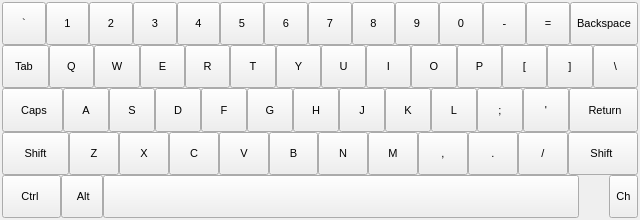
<?xml version="1.0" encoding="UTF-8"?>
<ui version="4.0">
 <class>QVirtualKeyboard</class>
 <widget class="QWidget" name="QVirtualKeyboard">
  <property name="geometry">
   <rect>
    <x>0</x>
    <y>0</y>
    <width>640</width>
    <height>220</height>
   </rect>
  </property>
  <property name="sizePolicy">
   <sizepolicy hsizetype="Preferred" vsizetype="Preferred">
    <horstretch>0</horstretch>
    <verstretch>0</verstretch>
   </sizepolicy>
  </property>
  <property name="minimumSize">
   <size>
    <width>520</width>
    <height>187</height>
   </size>
  </property>
  <property name="windowTitle">
   <string>Form</string>
  </property>
  <layout class="QVBoxLayout" name="verticalLayout">
   <property name="spacing">
    <number>0</number>
   </property>
   <property name="margin">
    <number>2</number>
   </property>
   <item>
    <layout class="QVBoxLayout" name="verticalLayout_2">
     <property name="spacing">
      <number>0</number>
     </property>
     <property name="sizeConstraint">
      <enum>QLayout::SetDefaultConstraint</enum>
     </property>
     <item>
      <layout class="QHBoxLayout" name="horizontalLayout">
       <property name="spacing">
        <number>0</number>
       </property>
       <item>
        <widget class="QToolButton" name="btnTilt">
         <property name="sizePolicy">
          <sizepolicy hsizetype="Expanding" vsizetype="Expanding">
           <horstretch>0</horstretch>
           <verstretch>0</verstretch>
          </sizepolicy>
         </property>
         <property name="font">
          <font>
           <pointsize>8</pointsize>
          </font>
         </property>
         <property name="accessibleName">
          <string>0x60</string>
         </property>
         <property name="text">
          <string>`</string>
         </property>
         <property name="autoRepeat">
          <bool>true</bool>
         </property>
        </widget>
       </item>
       <item>
        <widget class="QToolButton" name="btn1">
         <property name="sizePolicy">
          <sizepolicy hsizetype="Expanding" vsizetype="Expanding">
           <horstretch>0</horstretch>
           <verstretch>0</verstretch>
          </sizepolicy>
         </property>
         <property name="font">
          <font>
           <pointsize>8</pointsize>
          </font>
         </property>
         <property name="accessibleName">
          <string>0x31</string>
         </property>
         <property name="text">
          <string>1</string>
         </property>
         <property name="autoRepeat">
          <bool>true</bool>
         </property>
        </widget>
       </item>
       <item>
        <widget class="QToolButton" name="btn2">
         <property name="sizePolicy">
          <sizepolicy hsizetype="Expanding" vsizetype="Expanding">
           <horstretch>0</horstretch>
           <verstretch>0</verstretch>
          </sizepolicy>
         </property>
         <property name="font">
          <font>
           <pointsize>8</pointsize>
          </font>
         </property>
         <property name="accessibleName">
          <string>0x32</string>
         </property>
         <property name="text">
          <string>2</string>
         </property>
         <property name="autoRepeat">
          <bool>true</bool>
         </property>
        </widget>
       </item>
       <item>
        <widget class="QToolButton" name="btn3">
         <property name="sizePolicy">
          <sizepolicy hsizetype="Expanding" vsizetype="Expanding">
           <horstretch>0</horstretch>
           <verstretch>0</verstretch>
          </sizepolicy>
         </property>
         <property name="font">
          <font>
           <pointsize>8</pointsize>
          </font>
         </property>
         <property name="accessibleName">
          <string>0x33</string>
         </property>
         <property name="text">
          <string>3</string>
         </property>
         <property name="autoRepeat">
          <bool>true</bool>
         </property>
        </widget>
       </item>
       <item>
        <widget class="QToolButton" name="btn4">
         <property name="sizePolicy">
          <sizepolicy hsizetype="Expanding" vsizetype="Expanding">
           <horstretch>0</horstretch>
           <verstretch>0</verstretch>
          </sizepolicy>
         </property>
         <property name="font">
          <font>
           <pointsize>8</pointsize>
          </font>
         </property>
         <property name="accessibleName">
          <string>0x34</string>
         </property>
         <property name="text">
          <string>4</string>
         </property>
         <property name="autoRepeat">
          <bool>true</bool>
         </property>
        </widget>
       </item>
       <item>
        <widget class="QToolButton" name="btn5">
         <property name="sizePolicy">
          <sizepolicy hsizetype="Expanding" vsizetype="Expanding">
           <horstretch>0</horstretch>
           <verstretch>0</verstretch>
          </sizepolicy>
         </property>
         <property name="font">
          <font>
           <pointsize>8</pointsize>
          </font>
         </property>
         <property name="accessibleName">
          <string>0x35</string>
         </property>
         <property name="text">
          <string>5</string>
         </property>
         <property name="autoRepeat">
          <bool>true</bool>
         </property>
        </widget>
       </item>
       <item>
        <widget class="QToolButton" name="btn6">
         <property name="sizePolicy">
          <sizepolicy hsizetype="Expanding" vsizetype="Expanding">
           <horstretch>0</horstretch>
           <verstretch>0</verstretch>
          </sizepolicy>
         </property>
         <property name="font">
          <font>
           <pointsize>8</pointsize>
          </font>
         </property>
         <property name="accessibleName">
          <string>0x36</string>
         </property>
         <property name="text">
          <string>6</string>
         </property>
         <property name="autoRepeat">
          <bool>true</bool>
         </property>
        </widget>
       </item>
       <item>
        <widget class="QToolButton" name="btn7">
         <property name="sizePolicy">
          <sizepolicy hsizetype="Expanding" vsizetype="Expanding">
           <horstretch>0</horstretch>
           <verstretch>0</verstretch>
          </sizepolicy>
         </property>
         <property name="font">
          <font>
           <pointsize>8</pointsize>
          </font>
         </property>
         <property name="accessibleName">
          <string>0x37</string>
         </property>
         <property name="text">
          <string>7</string>
         </property>
         <property name="autoRepeat">
          <bool>true</bool>
         </property>
        </widget>
       </item>
       <item>
        <widget class="QToolButton" name="btn8">
         <property name="sizePolicy">
          <sizepolicy hsizetype="Expanding" vsizetype="Expanding">
           <horstretch>0</horstretch>
           <verstretch>0</verstretch>
          </sizepolicy>
         </property>
         <property name="font">
          <font>
           <pointsize>8</pointsize>
          </font>
         </property>
         <property name="accessibleName">
          <string>0x38</string>
         </property>
         <property name="text">
          <string>8</string>
         </property>
         <property name="autoRepeat">
          <bool>true</bool>
         </property>
        </widget>
       </item>
       <item>
        <widget class="QToolButton" name="btn9">
         <property name="sizePolicy">
          <sizepolicy hsizetype="Expanding" vsizetype="Expanding">
           <horstretch>0</horstretch>
           <verstretch>0</verstretch>
          </sizepolicy>
         </property>
         <property name="font">
          <font>
           <pointsize>8</pointsize>
          </font>
         </property>
         <property name="accessibleName">
          <string>0x39</string>
         </property>
         <property name="text">
          <string>9</string>
         </property>
         <property name="autoRepeat">
          <bool>true</bool>
         </property>
        </widget>
       </item>
       <item>
        <widget class="QToolButton" name="btn0">
         <property name="sizePolicy">
          <sizepolicy hsizetype="Expanding" vsizetype="Expanding">
           <horstretch>0</horstretch>
           <verstretch>0</verstretch>
          </sizepolicy>
         </property>
         <property name="font">
          <font>
           <pointsize>8</pointsize>
          </font>
         </property>
         <property name="accessibleName">
          <string>0x30</string>
         </property>
         <property name="text">
          <string>0</string>
         </property>
         <property name="autoRepeat">
          <bool>true</bool>
         </property>
        </widget>
       </item>
       <item>
        <widget class="QToolButton" name="btnHiphen">
         <property name="sizePolicy">
          <sizepolicy hsizetype="Expanding" vsizetype="Expanding">
           <horstretch>0</horstretch>
           <verstretch>0</verstretch>
          </sizepolicy>
         </property>
         <property name="font">
          <font>
           <pointsize>8</pointsize>
          </font>
         </property>
         <property name="accessibleName">
          <string>0x2d</string>
         </property>
         <property name="text">
          <string>-</string>
         </property>
         <property name="autoRepeat">
          <bool>true</bool>
         </property>
        </widget>
       </item>
       <item>
        <widget class="QToolButton" name="btnAssign">
         <property name="sizePolicy">
          <sizepolicy hsizetype="Expanding" vsizetype="Expanding">
           <horstretch>0</horstretch>
           <verstretch>0</verstretch>
          </sizepolicy>
         </property>
         <property name="font">
          <font>
           <pointsize>8</pointsize>
          </font>
         </property>
         <property name="accessibleName">
          <string>13</string>
         </property>
         <property name="text">
          <string>=</string>
         </property>
         <property name="autoRepeat">
          <bool>true</bool>
         </property>
        </widget>
       </item>
       <item>
        <widget class="QToolButton" name="btnBackSpace">
         <property name="sizePolicy">
          <sizepolicy hsizetype="Expanding" vsizetype="Expanding">
           <horstretch>0</horstretch>
           <verstretch>0</verstretch>
          </sizepolicy>
         </property>
         <property name="font">
          <font>
           <pointsize>8</pointsize>
          </font>
         </property>
         <property name="accessibleName">
          <string>0x01000003</string>
         </property>
         <property name="text">
          <string>Backspace</string>
         </property>
         <property name="autoRepeat">
          <bool>true</bool>
         </property>
        </widget>
       </item>
      </layout>
     </item>
     <item>
      <layout class="QHBoxLayout" name="horizontalLayout_2">
       <property name="spacing">
        <number>0</number>
       </property>
       <item>
        <widget class="QToolButton" name="btnTab">
         <property name="sizePolicy">
          <sizepolicy hsizetype="Expanding" vsizetype="Expanding">
           <horstretch>0</horstretch>
           <verstretch>0</verstretch>
          </sizepolicy>
         </property>
         <property name="font">
          <font>
           <pointsize>8</pointsize>
          </font>
         </property>
         <property name="accessibleName">
          <string>0x01000001</string>
         </property>
         <property name="text">
          <string>  Tab   </string>
         </property>
         <property name="autoRepeat">
          <bool>true</bool>
         </property>
        </widget>
       </item>
       <item>
        <widget class="QToolButton" name="btnQ">
         <property name="sizePolicy">
          <sizepolicy hsizetype="Expanding" vsizetype="Expanding">
           <horstretch>0</horstretch>
           <verstretch>0</verstretch>
          </sizepolicy>
         </property>
         <property name="font">
          <font>
           <pointsize>8</pointsize>
          </font>
         </property>
         <property name="accessibleName">
          <string>0x51</string>
         </property>
         <property name="text">
          <string>Q</string>
         </property>
         <property name="autoRepeat">
          <bool>true</bool>
         </property>
        </widget>
       </item>
       <item>
        <widget class="QToolButton" name="btnW">
         <property name="sizePolicy">
          <sizepolicy hsizetype="Expanding" vsizetype="Expanding">
           <horstretch>0</horstretch>
           <verstretch>0</verstretch>
          </sizepolicy>
         </property>
         <property name="font">
          <font>
           <pointsize>8</pointsize>
          </font>
         </property>
         <property name="accessibleName">
          <string>0x57</string>
         </property>
         <property name="text">
          <string>W</string>
         </property>
         <property name="autoRepeat">
          <bool>true</bool>
         </property>
        </widget>
       </item>
       <item>
        <widget class="QToolButton" name="btnE">
         <property name="sizePolicy">
          <sizepolicy hsizetype="Expanding" vsizetype="Expanding">
           <horstretch>0</horstretch>
           <verstretch>0</verstretch>
          </sizepolicy>
         </property>
         <property name="font">
          <font>
           <pointsize>8</pointsize>
          </font>
         </property>
         <property name="accessibleName">
          <string>0x45</string>
         </property>
         <property name="text">
          <string>E</string>
         </property>
         <property name="autoRepeat">
          <bool>true</bool>
         </property>
        </widget>
       </item>
       <item>
        <widget class="QToolButton" name="btnR">
         <property name="sizePolicy">
          <sizepolicy hsizetype="Expanding" vsizetype="Expanding">
           <horstretch>0</horstretch>
           <verstretch>0</verstretch>
          </sizepolicy>
         </property>
         <property name="font">
          <font>
           <pointsize>8</pointsize>
          </font>
         </property>
         <property name="accessibleName">
          <string>0x52</string>
         </property>
         <property name="text">
          <string>R</string>
         </property>
         <property name="autoRepeat">
          <bool>true</bool>
         </property>
        </widget>
       </item>
       <item>
        <widget class="QToolButton" name="btnT">
         <property name="sizePolicy">
          <sizepolicy hsizetype="Expanding" vsizetype="Expanding">
           <horstretch>0</horstretch>
           <verstretch>0</verstretch>
          </sizepolicy>
         </property>
         <property name="font">
          <font>
           <pointsize>8</pointsize>
          </font>
         </property>
         <property name="accessibleName">
          <string>0x54</string>
         </property>
         <property name="text">
          <string>T</string>
         </property>
         <property name="autoRepeat">
          <bool>true</bool>
         </property>
        </widget>
       </item>
       <item>
        <widget class="QToolButton" name="btnY">
         <property name="sizePolicy">
          <sizepolicy hsizetype="Expanding" vsizetype="Expanding">
           <horstretch>0</horstretch>
           <verstretch>0</verstretch>
          </sizepolicy>
         </property>
         <property name="font">
          <font>
           <pointsize>8</pointsize>
          </font>
         </property>
         <property name="accessibleName">
          <string>0x59</string>
         </property>
         <property name="text">
          <string>Y</string>
         </property>
         <property name="autoRepeat">
          <bool>true</bool>
         </property>
        </widget>
       </item>
       <item>
        <widget class="QToolButton" name="btnU">
         <property name="sizePolicy">
          <sizepolicy hsizetype="Expanding" vsizetype="Expanding">
           <horstretch>0</horstretch>
           <verstretch>0</verstretch>
          </sizepolicy>
         </property>
         <property name="font">
          <font>
           <pointsize>8</pointsize>
          </font>
         </property>
         <property name="accessibleName">
          <string>0x55</string>
         </property>
         <property name="text">
          <string>U</string>
         </property>
         <property name="autoRepeat">
          <bool>true</bool>
         </property>
        </widget>
       </item>
       <item>
        <widget class="QToolButton" name="btnI">
         <property name="sizePolicy">
          <sizepolicy hsizetype="Expanding" vsizetype="Expanding">
           <horstretch>0</horstretch>
           <verstretch>0</verstretch>
          </sizepolicy>
         </property>
         <property name="font">
          <font>
           <pointsize>8</pointsize>
          </font>
         </property>
         <property name="accessibleName">
          <string>0x49</string>
         </property>
         <property name="text">
          <string>I</string>
         </property>
         <property name="autoRepeat">
          <bool>true</bool>
         </property>
        </widget>
       </item>
       <item>
        <widget class="QToolButton" name="btnO">
         <property name="sizePolicy">
          <sizepolicy hsizetype="Expanding" vsizetype="Expanding">
           <horstretch>0</horstretch>
           <verstretch>0</verstretch>
          </sizepolicy>
         </property>
         <property name="font">
          <font>
           <pointsize>8</pointsize>
          </font>
         </property>
         <property name="accessibleName">
          <string>0x4f</string>
         </property>
         <property name="text">
          <string>O</string>
         </property>
         <property name="autoRepeat">
          <bool>true</bool>
         </property>
        </widget>
       </item>
       <item>
        <widget class="QToolButton" name="btnP">
         <property name="sizePolicy">
          <sizepolicy hsizetype="Expanding" vsizetype="Expanding">
           <horstretch>0</horstretch>
           <verstretch>0</verstretch>
          </sizepolicy>
         </property>
         <property name="font">
          <font>
           <pointsize>8</pointsize>
          </font>
         </property>
         <property name="accessibleName">
          <string>0x50</string>
         </property>
         <property name="text">
          <string>P</string>
         </property>
         <property name="autoRepeat">
          <bool>true</bool>
         </property>
        </widget>
       </item>
       <item>
        <widget class="QToolButton" name="btnStartSquare">
         <property name="sizePolicy">
          <sizepolicy hsizetype="Expanding" vsizetype="Expanding">
           <horstretch>0</horstretch>
           <verstretch>0</verstretch>
          </sizepolicy>
         </property>
         <property name="font">
          <font>
           <pointsize>8</pointsize>
          </font>
         </property>
         <property name="accessibleName">
          <string>0x5b</string>
         </property>
         <property name="text">
          <string>[</string>
         </property>
         <property name="autoRepeat">
          <bool>true</bool>
         </property>
        </widget>
       </item>
       <item>
        <widget class="QToolButton" name="btnCloseSquare">
         <property name="sizePolicy">
          <sizepolicy hsizetype="Expanding" vsizetype="Expanding">
           <horstretch>0</horstretch>
           <verstretch>0</verstretch>
          </sizepolicy>
         </property>
         <property name="font">
          <font>
           <pointsize>8</pointsize>
          </font>
         </property>
         <property name="accessibleName">
          <string>0x5d</string>
         </property>
         <property name="text">
          <string>]</string>
         </property>
         <property name="autoRepeat">
          <bool>true</bool>
         </property>
        </widget>
       </item>
       <item>
        <widget class="QToolButton" name="btnBckSlash">
         <property name="sizePolicy">
          <sizepolicy hsizetype="Expanding" vsizetype="Expanding">
           <horstretch>0</horstretch>
           <verstretch>0</verstretch>
          </sizepolicy>
         </property>
         <property name="font">
          <font>
           <pointsize>8</pointsize>
          </font>
         </property>
         <property name="accessibleName">
          <string>0x5c</string>
         </property>
         <property name="text">
          <string>\</string>
         </property>
         <property name="autoRepeat">
          <bool>true</bool>
         </property>
        </widget>
       </item>
      </layout>
     </item>
     <item>
      <layout class="QHBoxLayout" name="horizontalLayout_3">
       <property name="spacing">
        <number>0</number>
       </property>
       <item>
        <widget class="QToolButton" name="btnCaps">
         <property name="sizePolicy">
          <sizepolicy hsizetype="Expanding" vsizetype="Expanding">
           <horstretch>0</horstretch>
           <verstretch>0</verstretch>
          </sizepolicy>
         </property>
         <property name="font">
          <font>
           <pointsize>8</pointsize>
          </font>
         </property>
         <property name="accessibleName">
          <string>0x01000024</string>
         </property>
         <property name="text">
          <string>    Caps   </string>
         </property>
         <property name="checkable">
          <bool>true</bool>
         </property>
         <property name="autoRepeat">
          <bool>true</bool>
         </property>
        </widget>
       </item>
       <item>
        <widget class="QToolButton" name="btnA">
         <property name="sizePolicy">
          <sizepolicy hsizetype="Expanding" vsizetype="Expanding">
           <horstretch>0</horstretch>
           <verstretch>0</verstretch>
          </sizepolicy>
         </property>
         <property name="font">
          <font>
           <pointsize>8</pointsize>
          </font>
         </property>
         <property name="accessibleName">
          <string>0x41</string>
         </property>
         <property name="text">
          <string>A</string>
         </property>
         <property name="autoRepeat">
          <bool>true</bool>
         </property>
        </widget>
       </item>
       <item>
        <widget class="QToolButton" name="btnS">
         <property name="sizePolicy">
          <sizepolicy hsizetype="Expanding" vsizetype="Expanding">
           <horstretch>0</horstretch>
           <verstretch>0</verstretch>
          </sizepolicy>
         </property>
         <property name="font">
          <font>
           <pointsize>8</pointsize>
          </font>
         </property>
         <property name="accessibleName">
          <string>0x53</string>
         </property>
         <property name="text">
          <string>S</string>
         </property>
         <property name="autoRepeat">
          <bool>true</bool>
         </property>
        </widget>
       </item>
       <item>
        <widget class="QToolButton" name="btnD">
         <property name="sizePolicy">
          <sizepolicy hsizetype="Expanding" vsizetype="Expanding">
           <horstretch>0</horstretch>
           <verstretch>0</verstretch>
          </sizepolicy>
         </property>
         <property name="font">
          <font>
           <pointsize>8</pointsize>
          </font>
         </property>
         <property name="accessibleName">
          <string>0x44</string>
         </property>
         <property name="text">
          <string>D</string>
         </property>
         <property name="autoRepeat">
          <bool>true</bool>
         </property>
        </widget>
       </item>
       <item>
        <widget class="QToolButton" name="btnF">
         <property name="sizePolicy">
          <sizepolicy hsizetype="Expanding" vsizetype="Expanding">
           <horstretch>0</horstretch>
           <verstretch>0</verstretch>
          </sizepolicy>
         </property>
         <property name="font">
          <font>
           <pointsize>8</pointsize>
          </font>
         </property>
         <property name="accessibleName">
          <string>0x46</string>
         </property>
         <property name="text">
          <string>F</string>
         </property>
         <property name="autoRepeat">
          <bool>true</bool>
         </property>
        </widget>
       </item>
       <item>
        <widget class="QToolButton" name="btnG">
         <property name="sizePolicy">
          <sizepolicy hsizetype="Expanding" vsizetype="Expanding">
           <horstretch>0</horstretch>
           <verstretch>0</verstretch>
          </sizepolicy>
         </property>
         <property name="font">
          <font>
           <pointsize>8</pointsize>
          </font>
         </property>
         <property name="accessibleName">
          <string>0x47</string>
         </property>
         <property name="text">
          <string>G</string>
         </property>
         <property name="autoRepeat">
          <bool>true</bool>
         </property>
        </widget>
       </item>
       <item>
        <widget class="QToolButton" name="btnH">
         <property name="sizePolicy">
          <sizepolicy hsizetype="Expanding" vsizetype="Expanding">
           <horstretch>0</horstretch>
           <verstretch>0</verstretch>
          </sizepolicy>
         </property>
         <property name="font">
          <font>
           <pointsize>8</pointsize>
          </font>
         </property>
         <property name="accessibleName">
          <string>0x48</string>
         </property>
         <property name="text">
          <string>H</string>
         </property>
         <property name="autoRepeat">
          <bool>true</bool>
         </property>
        </widget>
       </item>
       <item>
        <widget class="QToolButton" name="btnJ">
         <property name="sizePolicy">
          <sizepolicy hsizetype="Expanding" vsizetype="Expanding">
           <horstretch>0</horstretch>
           <verstretch>0</verstretch>
          </sizepolicy>
         </property>
         <property name="font">
          <font>
           <pointsize>8</pointsize>
          </font>
         </property>
         <property name="accessibleName">
          <string>0x4a</string>
         </property>
         <property name="text">
          <string>J</string>
         </property>
         <property name="autoRepeat">
          <bool>true</bool>
         </property>
        </widget>
       </item>
       <item>
        <widget class="QToolButton" name="btnK">
         <property name="sizePolicy">
          <sizepolicy hsizetype="Expanding" vsizetype="Expanding">
           <horstretch>0</horstretch>
           <verstretch>0</verstretch>
          </sizepolicy>
         </property>
         <property name="font">
          <font>
           <pointsize>8</pointsize>
          </font>
         </property>
         <property name="accessibleName">
          <string>0x4b</string>
         </property>
         <property name="text">
          <string>K</string>
         </property>
         <property name="autoRepeat">
          <bool>true</bool>
         </property>
        </widget>
       </item>
       <item>
        <widget class="QToolButton" name="btnL">
         <property name="sizePolicy">
          <sizepolicy hsizetype="Expanding" vsizetype="Expanding">
           <horstretch>0</horstretch>
           <verstretch>0</verstretch>
          </sizepolicy>
         </property>
         <property name="font">
          <font>
           <pointsize>8</pointsize>
          </font>
         </property>
         <property name="accessibleName">
          <string>0x4c</string>
         </property>
         <property name="text">
          <string>L</string>
         </property>
         <property name="autoRepeat">
          <bool>true</bool>
         </property>
        </widget>
       </item>
       <item>
        <widget class="QToolButton" name="btnSemiColon">
         <property name="sizePolicy">
          <sizepolicy hsizetype="Expanding" vsizetype="Expanding">
           <horstretch>0</horstretch>
           <verstretch>0</verstretch>
          </sizepolicy>
         </property>
         <property name="font">
          <font>
           <pointsize>8</pointsize>
          </font>
         </property>
         <property name="accessibleName">
          <string>0x3b</string>
         </property>
         <property name="text">
          <string>;</string>
         </property>
         <property name="autoRepeat">
          <bool>true</bool>
         </property>
        </widget>
       </item>
       <item>
        <widget class="QToolButton" name="btnSp">
         <property name="sizePolicy">
          <sizepolicy hsizetype="Expanding" vsizetype="Expanding">
           <horstretch>0</horstretch>
           <verstretch>0</verstretch>
          </sizepolicy>
         </property>
         <property name="font">
          <font>
           <pointsize>8</pointsize>
          </font>
         </property>
         <property name="accessibleName">
          <string>0x27</string>
         </property>
         <property name="text">
          <string>'</string>
         </property>
         <property name="autoRepeat">
          <bool>true</bool>
         </property>
        </widget>
       </item>
       <item>
        <widget class="QToolButton" name="btnReturn">
         <property name="sizePolicy">
          <sizepolicy hsizetype="Expanding" vsizetype="Expanding">
           <horstretch>0</horstretch>
           <verstretch>0</verstretch>
          </sizepolicy>
         </property>
         <property name="font">
          <font>
           <pointsize>8</pointsize>
          </font>
         </property>
         <property name="accessibleName">
          <string>0x01000004</string>
         </property>
         <property name="text">
          <string>    Return   </string>
         </property>
         <property name="autoRepeat">
          <bool>true</bool>
         </property>
        </widget>
       </item>
      </layout>
     </item>
     <item>
      <layout class="QHBoxLayout" name="horizontalLayout_4">
       <property name="spacing">
        <number>0</number>
       </property>
       <item>
        <widget class="QToolButton" name="btnShiftLeft">
         <property name="sizePolicy">
          <sizepolicy hsizetype="Expanding" vsizetype="Expanding">
           <horstretch>0</horstretch>
           <verstretch>0</verstretch>
          </sizepolicy>
         </property>
         <property name="font">
          <font>
           <pointsize>8</pointsize>
          </font>
         </property>
         <property name="accessibleName">
          <string>0x01000020</string>
         </property>
         <property name="text">
          <string>     Shift     </string>
         </property>
         <property name="checkable">
          <bool>true</bool>
         </property>
         <property name="autoRepeat">
          <bool>true</bool>
         </property>
        </widget>
       </item>
       <item>
        <widget class="QToolButton" name="btnZ">
         <property name="sizePolicy">
          <sizepolicy hsizetype="Expanding" vsizetype="Expanding">
           <horstretch>0</horstretch>
           <verstretch>0</verstretch>
          </sizepolicy>
         </property>
         <property name="font">
          <font>
           <pointsize>8</pointsize>
          </font>
         </property>
         <property name="accessibleName">
          <string>0x5a</string>
         </property>
         <property name="text">
          <string>Z</string>
         </property>
         <property name="autoRepeat">
          <bool>true</bool>
         </property>
        </widget>
       </item>
       <item>
        <widget class="QToolButton" name="btnX">
         <property name="sizePolicy">
          <sizepolicy hsizetype="Expanding" vsizetype="Expanding">
           <horstretch>0</horstretch>
           <verstretch>0</verstretch>
          </sizepolicy>
         </property>
         <property name="font">
          <font>
           <pointsize>8</pointsize>
          </font>
         </property>
         <property name="accessibleName">
          <string>0x58</string>
         </property>
         <property name="text">
          <string>X</string>
         </property>
         <property name="autoRepeat">
          <bool>true</bool>
         </property>
        </widget>
       </item>
       <item>
        <widget class="QToolButton" name="btnC">
         <property name="sizePolicy">
          <sizepolicy hsizetype="Expanding" vsizetype="Expanding">
           <horstretch>0</horstretch>
           <verstretch>0</verstretch>
          </sizepolicy>
         </property>
         <property name="font">
          <font>
           <pointsize>8</pointsize>
          </font>
         </property>
         <property name="accessibleName">
          <string>0x43</string>
         </property>
         <property name="text">
          <string>C</string>
         </property>
         <property name="autoRepeat">
          <bool>true</bool>
         </property>
        </widget>
       </item>
       <item>
        <widget class="QToolButton" name="btnV">
         <property name="sizePolicy">
          <sizepolicy hsizetype="Expanding" vsizetype="Expanding">
           <horstretch>0</horstretch>
           <verstretch>0</verstretch>
          </sizepolicy>
         </property>
         <property name="font">
          <font>
           <pointsize>8</pointsize>
          </font>
         </property>
         <property name="accessibleName">
          <string>0x56</string>
         </property>
         <property name="text">
          <string>V</string>
         </property>
         <property name="autoRepeat">
          <bool>true</bool>
         </property>
        </widget>
       </item>
       <item>
        <widget class="QToolButton" name="btnB">
         <property name="sizePolicy">
          <sizepolicy hsizetype="Expanding" vsizetype="Expanding">
           <horstretch>0</horstretch>
           <verstretch>0</verstretch>
          </sizepolicy>
         </property>
         <property name="font">
          <font>
           <pointsize>8</pointsize>
          </font>
         </property>
         <property name="accessibleName">
          <string>0x42</string>
         </property>
         <property name="text">
          <string>B</string>
         </property>
         <property name="autoRepeat">
          <bool>true</bool>
         </property>
        </widget>
       </item>
       <item>
        <widget class="QToolButton" name="btnN">
         <property name="sizePolicy">
          <sizepolicy hsizetype="Expanding" vsizetype="Expanding">
           <horstretch>0</horstretch>
           <verstretch>0</verstretch>
          </sizepolicy>
         </property>
         <property name="font">
          <font>
           <pointsize>8</pointsize>
          </font>
         </property>
         <property name="accessibleName">
          <string>0x4e</string>
         </property>
         <property name="text">
          <string>N</string>
         </property>
         <property name="autoRepeat">
          <bool>true</bool>
         </property>
        </widget>
       </item>
       <item>
        <widget class="QToolButton" name="btnM">
         <property name="sizePolicy">
          <sizepolicy hsizetype="Expanding" vsizetype="Expanding">
           <horstretch>0</horstretch>
           <verstretch>0</verstretch>
          </sizepolicy>
         </property>
         <property name="font">
          <font>
           <pointsize>8</pointsize>
          </font>
         </property>
         <property name="accessibleName">
          <string>0x4d</string>
         </property>
         <property name="text">
          <string>M</string>
         </property>
         <property name="autoRepeat">
          <bool>true</bool>
         </property>
        </widget>
       </item>
       <item>
        <widget class="QToolButton" name="btnComma">
         <property name="sizePolicy">
          <sizepolicy hsizetype="Expanding" vsizetype="Expanding">
           <horstretch>0</horstretch>
           <verstretch>0</verstretch>
          </sizepolicy>
         </property>
         <property name="font">
          <font>
           <pointsize>8</pointsize>
          </font>
         </property>
         <property name="accessibleName">
          <string>0x2c</string>
         </property>
         <property name="text">
          <string>,</string>
         </property>
         <property name="autoRepeat">
          <bool>true</bool>
         </property>
        </widget>
       </item>
       <item>
        <widget class="QToolButton" name="btnPeriod">
         <property name="sizePolicy">
          <sizepolicy hsizetype="Expanding" vsizetype="Expanding">
           <horstretch>0</horstretch>
           <verstretch>0</verstretch>
          </sizepolicy>
         </property>
         <property name="font">
          <font>
           <pointsize>8</pointsize>
          </font>
         </property>
         <property name="accessibleName">
          <string>0x2e</string>
         </property>
         <property name="text">
          <string>.</string>
         </property>
         <property name="autoRepeat">
          <bool>true</bool>
         </property>
        </widget>
       </item>
       <item>
        <widget class="QToolButton" name="btnSlash">
         <property name="sizePolicy">
          <sizepolicy hsizetype="Expanding" vsizetype="Expanding">
           <horstretch>0</horstretch>
           <verstretch>0</verstretch>
          </sizepolicy>
         </property>
         <property name="font">
          <font>
           <pointsize>8</pointsize>
          </font>
         </property>
         <property name="accessibleName">
          <string>0x2f</string>
         </property>
         <property name="text">
          <string>/</string>
         </property>
         <property name="autoRepeat">
          <bool>true</bool>
         </property>
        </widget>
       </item>
       <item>
        <widget class="QToolButton" name="btnShiftRight">
         <property name="sizePolicy">
          <sizepolicy hsizetype="Expanding" vsizetype="Expanding">
           <horstretch>0</horstretch>
           <verstretch>0</verstretch>
          </sizepolicy>
         </property>
         <property name="font">
          <font>
           <pointsize>8</pointsize>
          </font>
         </property>
         <property name="accessibleName">
          <string>0x01000020</string>
         </property>
         <property name="text">
          <string>     Shift      </string>
         </property>
         <property name="checkable">
          <bool>true</bool>
         </property>
         <property name="autoRepeat">
          <bool>true</bool>
         </property>
        </widget>
       </item>
      </layout>
     </item>
     <item>
      <layout class="QHBoxLayout" name="horizontalLayout_5">
       <property name="spacing">
        <number>0</number>
       </property>
       <item>
        <widget class="QToolButton" name="btnCtrlLeft">
         <property name="sizePolicy">
          <sizepolicy hsizetype="Minimum" vsizetype="Minimum">
           <horstretch>0</horstretch>
           <verstretch>0</verstretch>
          </sizepolicy>
         </property>
         <property name="font">
          <font>
           <pointsize>8</pointsize>
          </font>
         </property>
         <property name="accessibleName">
          <string>0x01000021</string>
         </property>
         <property name="text">
          <string>    Ctrl     </string>
         </property>
         <property name="checkable">
          <bool>true</bool>
         </property>
         <property name="autoRepeat">
          <bool>true</bool>
         </property>
        </widget>
       </item>
       <item>
        <widget class="QToolButton" name="btnAltLeft">
         <property name="sizePolicy">
          <sizepolicy hsizetype="Minimum" vsizetype="Minimum">
           <horstretch>0</horstretch>
           <verstretch>0</verstretch>
          </sizepolicy>
         </property>
         <property name="font">
          <font>
           <pointsize>8</pointsize>
          </font>
         </property>
         <property name="accessibleName">
          <string>0x01000023</string>
         </property>
         <property name="text">
          <string>   Alt  </string>
         </property>
         <property name="checkable">
          <bool>true</bool>
         </property>
         <property name="autoRepeat">
          <bool>true</bool>
         </property>
        </widget>
       </item>
       <item>
        <widget class="QToolButton" name="btnSpace">
         <property name="sizePolicy">
          <sizepolicy hsizetype="MinimumExpanding" vsizetype="Expanding">
           <horstretch>0</horstretch>
           <verstretch>0</verstretch>
          </sizepolicy>
         </property>
         <property name="font">
          <font>
           <pointsize>8</pointsize>
          </font>
         </property>
         <property name="accessibleName">
          <string>0x20</string>
         </property>
         <property name="text">
          <string/>
         </property>
         <property name="autoRepeat">
          <bool>true</bool>
         </property>
        </widget>
       </item>
       <item>
        <spacer name="horizontalSpacer">
         <property name="orientation">
          <enum>Qt::Horizontal</enum>
         </property>
         <property name="sizeType">
          <enum>QSizePolicy::Minimum</enum>
         </property>
         <property name="sizeHint" stdset="0">
          <size>
           <width>30</width>
           <height>20</height>
          </size>
         </property>
        </spacer>
       </item>
       <item>
        <widget class="QToolButton" name="btnCh">
         <property name="sizePolicy">
          <sizepolicy hsizetype="Minimum" vsizetype="Minimum">
           <horstretch>0</horstretch>
           <verstretch>0</verstretch>
          </sizepolicy>
         </property>
         <property name="font">
          <font>
           <pointsize>8</pointsize>
          </font>
         </property>
         <property name="accessibleName">
          <string>FF</string>
         </property>
         <property name="text">
          <string>Ch</string>
         </property>
         <property name="checkable">
          <bool>true</bool>
         </property>
        </widget>
       </item>
      </layout>
     </item>
    </layout>
   </item>
  </layout>
 </widget>
 <resources/>
 <connections/>
</ui>
